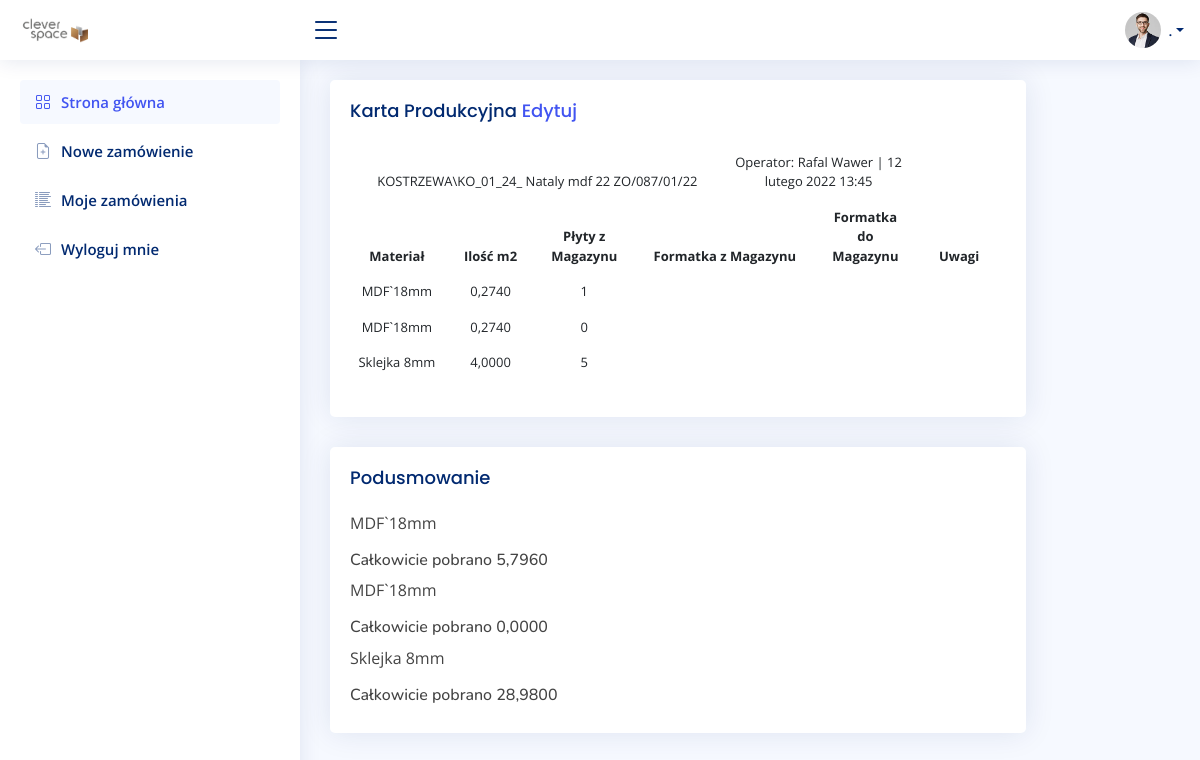
The app's page /stock/production/2/detail, older data.
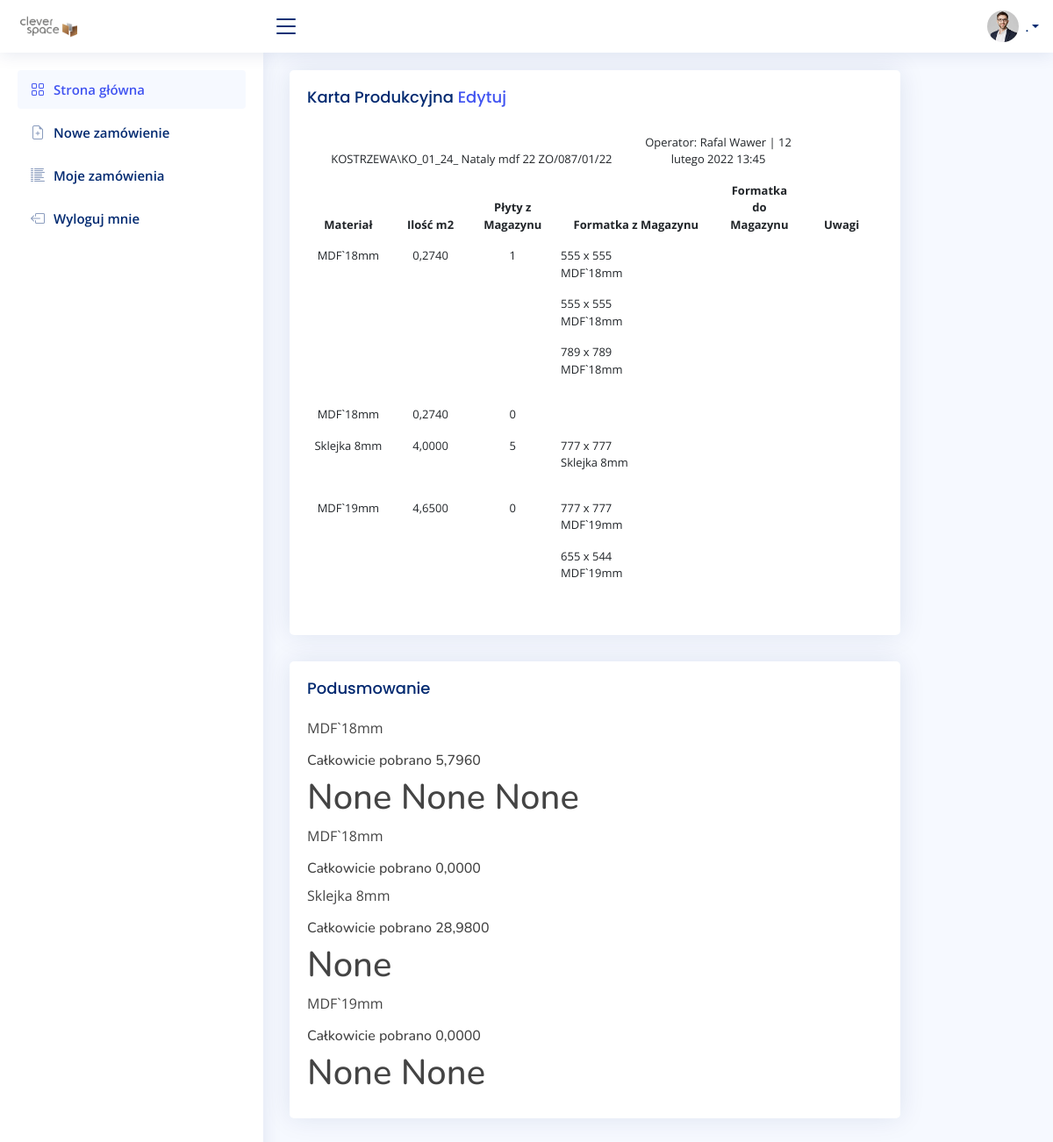
The same page, newer data.
### stock/models.py (models this page shows, shortened)
class Production(models.Model):
    user = models.ForeignKey(settings.AUTH_USER_MODEL, on_delete=models.CASCADE)
    order = models.CharField(max_length=255)
    date = models.DateTimeField(auto_now_add=True)

class ProductionMaterial(models.Model):
    production = models.ForeignKey(Production, on_delete=models.CASCADE)
    material = models.ForeignKey(Material, on_delete=models.CASCADE)
    area =  models.DecimalField(default=Decimal('0.000'), decimal_places=4, blank=False, max_digits=10)
    quantity = models.SmallIntegerField(default=0, blank=False, null=False)
    def total_area(self):
        return self.quantity * self.material.material_area

class ProductionStock(models.Model):
    productionMaterial = models.ForeignKey(ProductionMaterial, on_delete=models.CASCADE, related_name="stocks")
    length = IntegerRangeField(min_value=50, max_value=2800)
    width = IntegerRangeField(min_value=50, max_value=2070)
    material = models.ForeignKey(Material, on_delete=models.CASCADE)
    def total_area(self):
        total_area = 0
        for stock in ProductionStock.objects.filter(material=self.material):
            result = stock.length * stock.width / 1000000
            total_area += result

### account/models.py (models this page shows, shortened)
class UserBase(AbstractBaseUser, PermissionsMixin):
    email = models.EmailField(unique=True)
    first_name = models.CharField(max_length=150, blank=True)
    last_name = models.CharField(max_length=150, blank=True)
    phone_number = models.CharField(max_length=15, blank=True)
    postcode = models.CharField(max_length=12, blank=True)
    address_line_1 = models.CharField(max_length=150, blank=True)
    address_line_2 = models.CharField(max_length=150, blank=True)
    town_city = models.CharField(max_length=150, blank=True)
    is_active = models.BooleanField(default=True)
    is_staff = models.BooleanField(default=False)
    created = models.DateTimeField(auto_now_add=True)
    updated = models.DateTimeField(auto_now=True)
    objects = CustomAccountManager()
    USERNAME_FIELD = 'email'
    REQUIRED_FIELDS = ['first_name', 'last_name']
    class Meta:
        verbose_name = "Konto"
        verbose_name_plural = "Konta"

### order/models.py (models this page shows, shortened)
class Material(models.Model):
    short_name = models.CharField(max_length=255, blank=False, null=False)
    name = models.CharField(max_length=255, blank=False, null=False)
    quantity = models.SmallIntegerField(default=0, blank=False, null=False)
    material_area = models.DecimalField(default=Decimal('5.796'), decimal_places=4, blank=False, max_digits=10)
    class Meta:
        verbose_name = "materiał"
        verbose_name_plural = "materiały"
    def __str__(self):
        return self.short_name

### stock/views.py (the view)
# urls.py: path('production/<int:id>/detail', views.DetailProduction, name='detail-production'),
def DetailProduction(request, id):
    production = Production.objects.get(id=id)
    materials = production.productionmaterial_set.all()
    ctx = {
        'production': production,
        'materials': materials,
    }
    return render(request, 'stock/detail_production.html', ctx)

### stock/templates/stock/detail_production.html (shortened to what this page needs)
{% extends 'main.html' %}
{% block content %}
<div class="row">
  <div class="col-sm-10">
    <div class="card recent-sales">
      <div class="card-body">
       <h5 class="card-title">Karta Produkcyjna <a href="{% url 'edit-production' production.id %}">Edytuj</a></h5>
       <div class="row">
         <div class="col-sm-12">
           <div class="table-responsive">
             <table class="table table-borderless table-hover">
              <thead>
                <tr>
                  <td colspan="4">{{ production.order }}</td>
                  <td colspan="2">Operator: {{ production.user.first_name }} {{ production.user.last_name }} | {{ production.date }}</td>
                </tr>
                <tr>
                  <th scope="col">Materiał</th>
                  <th scope="col">Ilość m2</th>
                  <th scope="col">Płyty z Magazynu</th>
                  <th scope="col" colspan="2">Formatka z Magazynu</th>
                  <th scope="col">Formatka do Magazynu</th>
                  <th scope="col">Uwagi</th>
                </tr>
              </thead>
              <tbody>
                {% for material in materials %}
                <tr>
                  <td scope="col">{{ material.material }}</td>
                  <td scope="col">{{ material.area}}</td>
                  <td scope="col">{{ material.quantity }}</td>
                  <td scope="col" class="text-start">
                    {% for stock in material.stocks.all %}
                    <p>{{ stock.length }} x {{ stock.width }} {{ stock.material }}</p>
                    {% endfor %}
                  </td>
                  <td scope="col"></td>
                  <td scope="col"></td>
                </tr>
                {% endfor %}
              </tbody>
              </table>
            </div>
          </div>
        </div>
      </div>
    </div>
  </div>
  <div class="col-sm-10">
    <div class="card recent-sales">
      <div class="card-body activity-content">
       <h5 class="card-title">Podusmowanie</h5>
        {% for material in materials %}
          <p>{{ material.material }}</p>
          <h6>Całkowicie pobrano {{ material.total_area }}</h6>
          <h1>
            {% for stock in material.stocks.all %}
            {{ stock.total_area }}
            {% endfor %}
          </h1>
        {% endfor %}
     </div>
   </div>
 </div>
</div>
 {% endblock %}

### templates/main.html (shortened to what this page needs)
{% load static %}
<!DOCTYPE html>
<html lang="en">
<head>
  <link href="{% static 'assets/vendor/bootstrap/css/bootstrap.min.css' %}" rel="stylesheet">
  <link href="{% static 'assets/vendor/bootstrap-icons/bootstrap-icons.css' %}" rel="stylesheet">
  <link href="{% static 'assets/vendor/boxicons/css/boxicons.min.css' %}" rel="stylesheet">
  <link href="{% static 'assets/vendor/quill/quill.snow.css' %}" rel="stylesheet">
  <link href="{% static 'assets/vendor/quill/quill.bubble.css' %}" rel="stylesheet">
  <link href="{% static 'assets/vendor/remixicon/remixicon.css' %}" rel="stylesheet">
  <link href="{% static 'assets/vendor/simple-datatables/style.css' %}" rel="stylesheet">
  <link href="{% static 'assets/css/style.css' %}" rel="stylesheet">
</head>
<body>
  {% include "navbar.html" %}
  <main id="main" class="main">
  {% block content %}
  {% endblock %}
</main>
</body>
</html>

### templates/navbar.html (shortened to what this page needs)
  {% load static %}
  <header id="header" class="header fixed-top d-flex align-items-center">
    <div class="d-flex align-items-center justify-content-between">
      <a href="{% url 'home' %}" class="logo d-flex align-items-center">
        <img src="{% static 'assets/img/logo.png' %}" alt="">
      </a>
      <i class="bi bi-list toggle-sidebar-btn"></i>
    </div>
    <nav class="header-nav ms-auto">
      <ul class="d-flex align-items-center">
        <li class="nav-item dropdown pe-3">
          <a class="nav-link nav-profile d-flex align-items-center pe-0" href="#" data-bs-toggle="dropdown">
            <img src="{% static 'assets/img/profile-img.jpg' %}" alt="Profile" class="rounded-circle">
            <span class="d-none d-md-block dropdown-toggle ps-2">{{ user.first_name }} {{ user.last_name.0 }}.</span>
          </a>
            </li>
          </ul>
    </nav>
  </header>
  <aside id="sidebar" class="sidebar">
    <ul class="sidebar-nav" id="sidebar-nav">
      <li class="nav-item">
        <a class="nav-link " href="{% url 'home' %}">
          <i class="bi bi-grid"></i>
          <span>Strona główna</span>
        </a>
      </li>
      <li class="nav-item">
        <a class="nav-link collapsed" href="{% url 'new' %}">
          <i class="bi bi-file-earmark-plus"></i>
          <span>Nowe zamówienie</span>
        </a>
      </li>
      <li class="nav-item">
        <a class="nav-link collapsed" href="{% url 'home' %}">
          <i class="bi bi-list-columns-reverse"></i>
          <span>Moje zamówienia</span>
        </a>
      </li>
      <li class="nav-item">
        <a class="nav-link collapsed" href="{% url 'logout' %}">
          <i class="bi bi-box-arrow-left"></i>
          <span>Wyloguj mnie</span>
        </a>
      </li>
    </ul>
  </aside>

### static/assets/css/style.css (style rules this page uses)
:root { scroll-behavior: smooth; }
body { font-family: "Open Sans", sans-serif; background: #f6f9ff; color: #444444; }
a { color: #4154f1; text-decoration: none; }
h1, h2, h3, h4, h5, h6 { font-family: "Nunito", sans-serif; }
#main { margin-top: 60px; padding: 20px 30px; transition: all 0.3s; }
.card { margin-bottom: 30px; border: none; border-radius: 5px; box-shadow: 0px 0 30px rgba(1, 41, 112, 0.1); overflow: hidden; }
.card-title { padding: 20px 0 15px 0; font-size: 18px; font-weight: 500; color: #012970; font-family: "Poppins", sans-serif; }
.card-body { padding: 0 20px 20px 20px; }
.logo { line-height: 1; }
@media (min-width: 1200px) { .logo { width: 280px; } }
.logo img { max-height: 26px; margin-right: 6px; }
.header { transition: all 0.5s; z-index: 997; height: 60px; box-shadow: 0px 2px 20px rgba(1, 41, 112, 0.1); background-color: #fff; padding-left: 20px; }
.header .toggle-sidebar-btn { font-size: 32px; padding-left: 10px; cursor: pointer; color: #012970; }
.header-nav ul { list-style: none; }
.header-nav > ul { margin: 0; padding: 0; }
.header-nav .nav-profile { color: #012970; }
.header-nav .nav-profile img { max-height: 36px; }
.header-nav .nav-profile span { font-size: 14px; font-weight: 600; }
.sidebar { position: fixed; top: 60px; left: 0; bottom: 0; width: 300px; z-index: 996; transition: all 0.3s; padding: 20px; overflow-y: auto; scrollbar-width: thin; scrollbar-color: #aab7cf transparent; box-shadow: 0px 0px 20px rgba(1, 41, 112, 0.1); background-color: #fff; }
@media (min-width: 1200px) { #main, #footer { margin-left: 300px; } }
.sidebar-nav { padding: 0; margin: 0; list-style: none; }
.sidebar-nav li { padding: 0; margin: 0; list-style: none; }
.sidebar-nav .nav-item { margin-bottom: 5px; }
.sidebar-nav .nav-link { display: flex; align-items: center; font-size: 15px; font-weight: 600; color: #4154f1; transition: 0.3; background: #f6f9ff; padding: 10px 15px; border-radius: 4px; }
.sidebar-nav .nav-link i { font-size: 16px; margin-right: 10px; color: #4154f1; }
.sidebar-nav .nav-link.collapsed { color: #012970; background: #fff; }
.sidebar-nav .nav-link.collapsed i { color: #899bbd; }
.table { text-align: center; font-size: small; }
table { table-layout: fixed; word-wrap: break-word; }

Row changes from the older to the newer data that the page shows:
added ProductionStock: length "555", width "555", material "MDF`18mm", total_area "None", shown under ProductionMaterial (number 1 of 4 on the later page)
added ProductionStock: length "555", width "555", material "MDF`18mm", total_area "None", shown under ProductionMaterial (number 1 of 4 on the later page)
added ProductionStock: length "789", width "789", material "MDF`18mm", total_area "None", shown under ProductionMaterial (number 1 of 4 on the later page)
added ProductionStock: length "777", width "777", material "Sklejka 8mm", total_area "None", shown under ProductionMaterial "Sklejka 8mm"
added ProductionMaterial: material "MDF`19mm", area "4,6500", quantity "0", total_area "0,0000"
added ProductionStock: length "777", width "777", material "MDF`19mm", total_area "None"
added ProductionStock: length "655", width "544", material "MDF`19mm", total_area "None"
